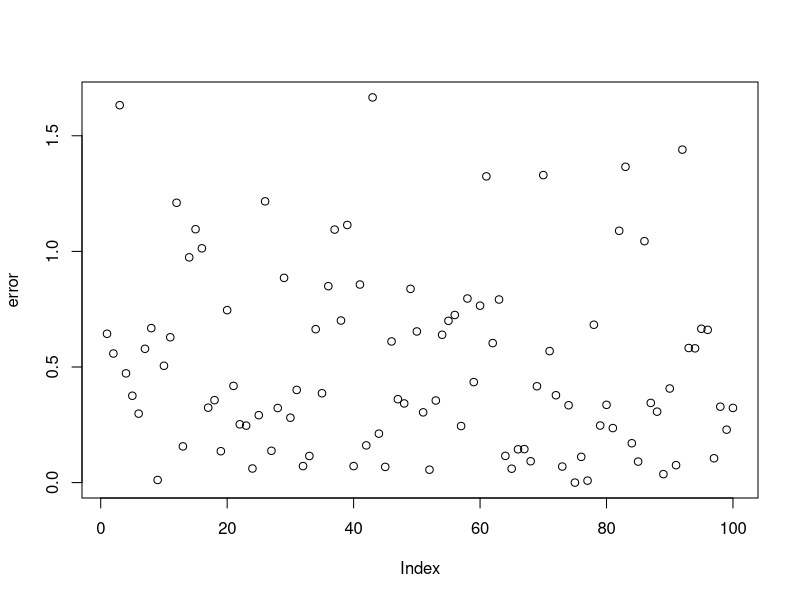
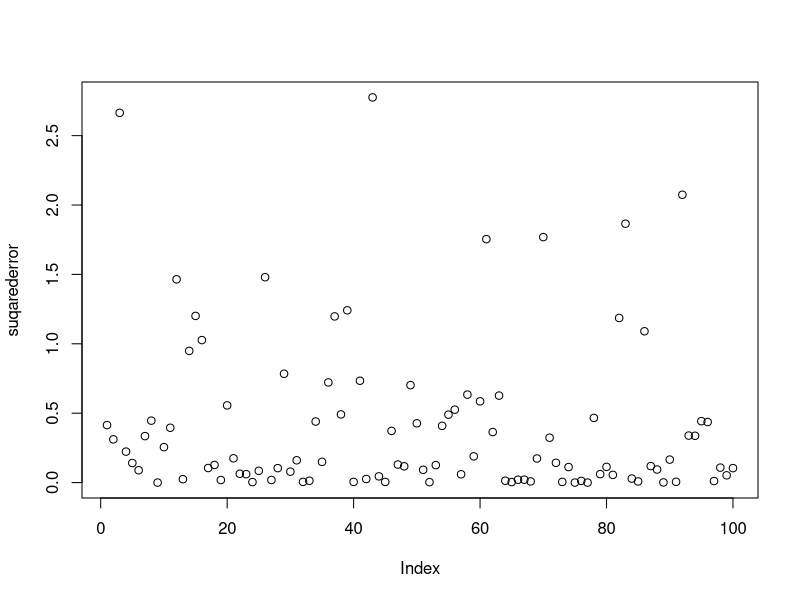
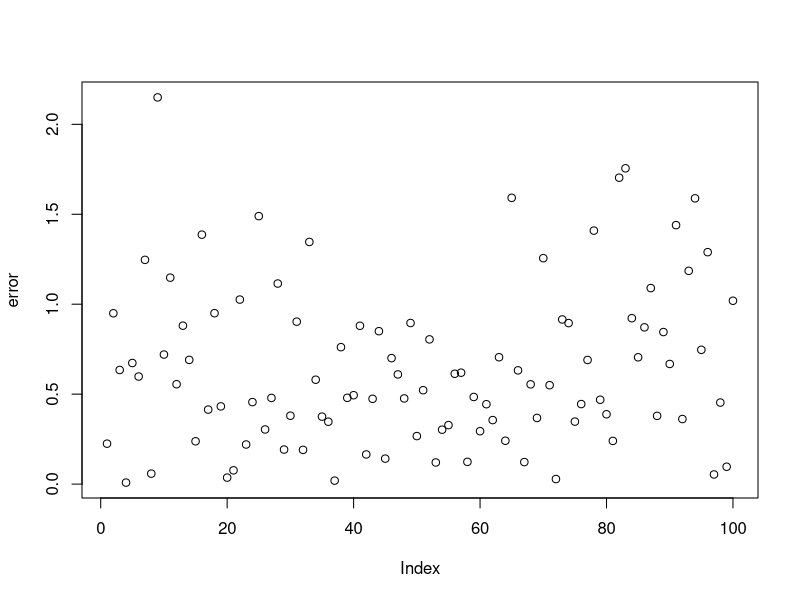
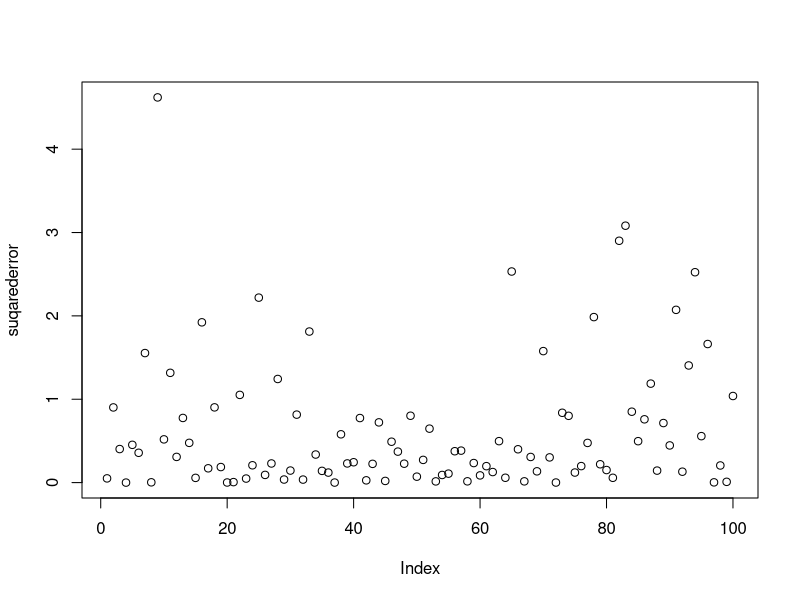
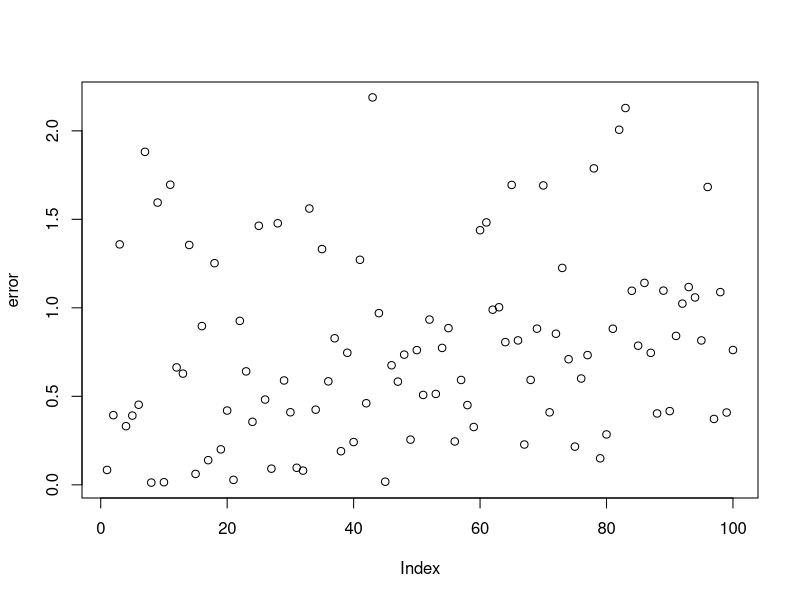
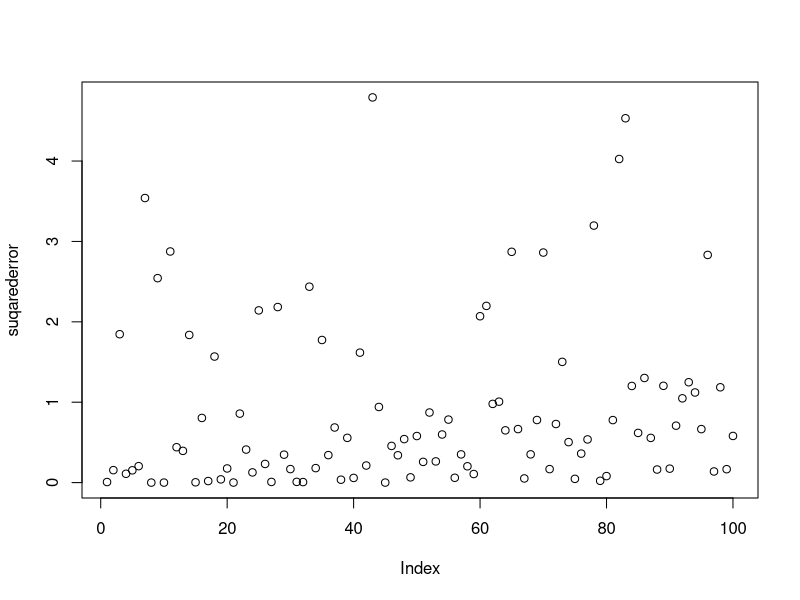
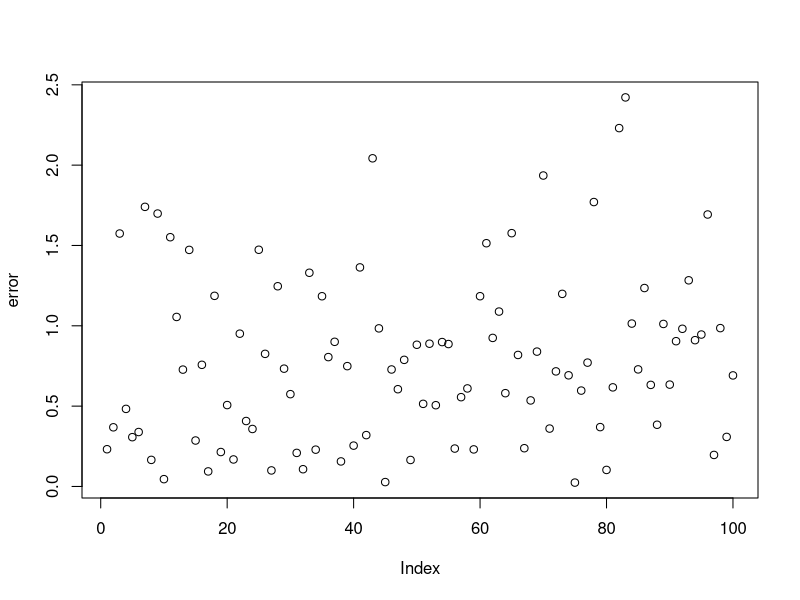
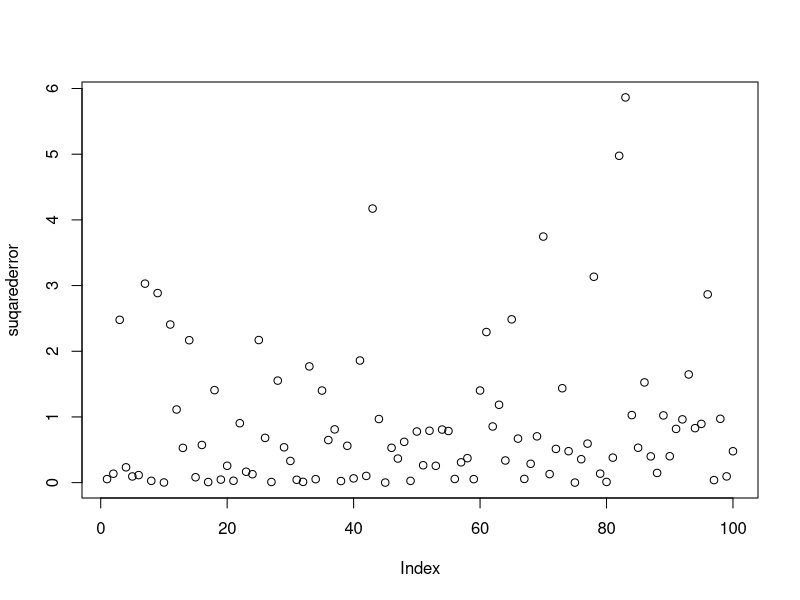

These figures' R source, in order:
sumSS <-0

sample1=read.table("my_data.txt")

p <- lm(y ~ sample1$x1,data=sample1, x=T, y=T)
print(p)

predictedY<-predict(p,sample1)
print(predictedY)
error<-abs(sample1$y-predictedY)
plot(error)
suqarederror<- error * error
plot(suqarederror)
sumSS[1]<-sum(suqarederror)
# y as x2
p <- lm(y ~ sample1$x2,data=sample1, x=T, y=T)
print(p)
predictedY<-predict(p,sample1)
print(predictedY)
error<-abs(sample1$y-predictedY)
plot(error)
suqarederror<- error * error
plot(suqarederror)
sumSS[2]<-sum(suqarederror)
# y as x3
p <- lm(y ~ sample1$x3,data=sample1, x=T, y=T)
print(p)
predictedY<-predict(p,sample1)
print(predictedY)
error<-abs(sample1$y-predictedY)
plot(error)
suqarederror<- error * error
plot(suqarederror)
sumSS[3]<-sum(suqarederror)
# y as x4
p <- lm(y ~ sample1$x4,data=sample1, x=T, y=T)
print(p)
predictedY<-predict(p,sample1)
print(predictedY)
error<-abs(sample1$y-predictedY)
plot(error)
suqarederror<- error * error
plot(suqarederror)
sumSS[4]<-sum(suqarederror)

# y as x5
p <- lm(y ~ sample1$x5,data=sample1, x=T, y=T)
print(p)
predictedY<-predict(p,sample1)
print(predictedY)
error<-abs(sample1$y-predictedY)
plot(error)
suqarederror<- error * error
plot(suqarederror)
sumSS[5 ]<-sum(suqarederror)

# y as x6
p <- lm(y ~ sample1$x6,data=sample1, x=T, y=T)
print(p)
predictedY<-predict(p,sample1)
print(predictedY)
error<-abs(sample1$y-predictedY)
plot(error)
suqarederror<- error * error
plot(suqarederror)
sumSS[6]<-sum(suqarederror)
# y as x7
p <- lm(y ~ sample1$x7,data=sample1, x=T, y=T)
print(p)
predictedY<-predict(p,sample1)
print(predictedY)
error<-abs(sample1$y-predictedY)
plot(error)
suqarederror<- error * error
plot(suqarederror)
sumSS[7]<-sum(suqarederror)

##y as x1+x2
p <- lm(y ~ sample1$x1+sample1$x2,data=sample1, x=T, y=T)
print(p)
predictedY<-predict(p,sample1)
print(predictedY)
error<-abs(sample1$y-predictedY)
plot(error)
suqarederror<- error * error
plot(suqarederror)
sumSS[8]<-sum(suqarederror)
plot(predictedY,xlab="y as x1 & x2", col="blue")
points(sample1$y,pch=15, col="red")
##y as x1+x2+x3
p <- lm(y ~ sample1$x1+sample1$x2+sample1$x3,data=sample1, x=T, y=T)
print(p)
predictedY<-predict(p,sample1)
print(predictedY)
error<-abs(sample1$y-predictedY)
plot(error)
suqarederror<- error * error
plot(suqarederror)
sumSS[9]<-sum(suqarederror)
plot(predictedY,xlab="y as x1 x2 and x3", col="blue")
points(sample1$y,pch=15, col="red")
##y as x1+x2+x3+x4
p <- lm(y ~ sample1$x1+sample1$x2+sample1$x3+sample1$x4,data=sample1, x=T, y=T)
print(p)
predictedY<-predict(p,sample1)
print(predictedY)
error<-abs(sample1$y-predictedY)
plot(error)
suqarederror<- error * error
plot(suqarederror)
sumSS[10]<-sum(suqarederror)
plot(predictedY,xlab="y as x1 x2 x3 and x4", col="blue")
points(sample1$y,pch=15, col="red")
##y as x1+x2+x3+x4+x5
p <- lm(y ~ sample1$x1+sample1$x2+sample1$x3+sample1$x4+sample1$x5,data=sample1, x=T, y=T)
print(p)
predictedY<-predict(p,sample1)
print(predictedY)
error<-abs(sample1$y-predictedY)
plot(error)
suqarederror<- error * error
plot(suqarederror)
sumSS[11]<-sum(suqarederror)
plot(predictedY,xlab="y as x1 x2 x3 x4 and x5", col="blue")
points(sample1$y,pch=15, col="red")
##y as x1+x2+x3+x4+x5+x6+x7
p <- lm(y ~ sample1$x1+sample1$x2+sample1$x3+sample1$x4+sample1$x5+sample1$x6,data=sample1, x=T, y=T)
print(p)
predictedY<-predict(p,sample1)
print(predictedY)
error<-abs(sample1$y-predictedY)
plot(error)
suqarederror<- error * error
plot(suqarederror)
sumSS[12]<-sum(suqarederror)
plot(predictedY,xlab="y as x1 x2 x3 x4 x5 and x6", col="blue")
points(sample1$y,pch=15, col="red")
plot(sumSS)

##y as x1+x2+x3+x4+x5+x6+x7
p <- lm(y ~ sample1$x1+sample1$x2+sample1$x3+sample1$x4+sample1$x5+sample1$x6+sample1$x7,data=sample1, x=T, y=T)
print(p)
predictedY<-predict(p,sample1)
print(predictedY)
error<-abs(sample1$y-predictedY)
plot(error)
suqarederror<- error * error
plot(suqarederror)
sumSS[13]<-sum(suqarederror)
plot(predictedY,xlab="y as x1 x2 x3 x4 x5 x6 and x7", col="blue")
points(sample1$y,pch=15, col="red")
plot(sumSS,type = "l")